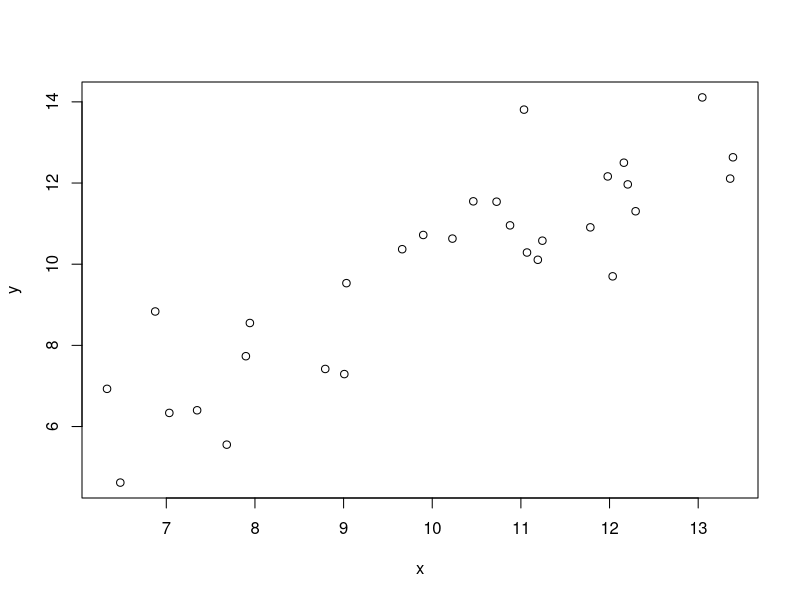
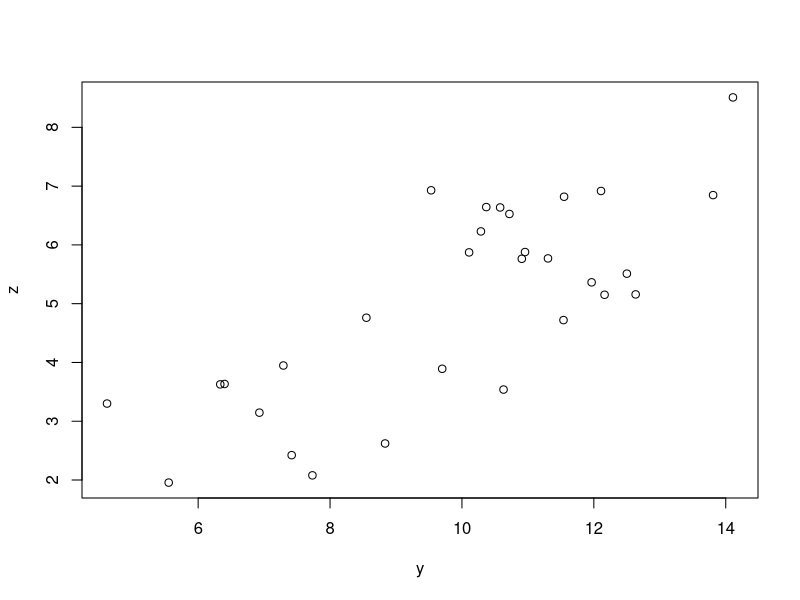
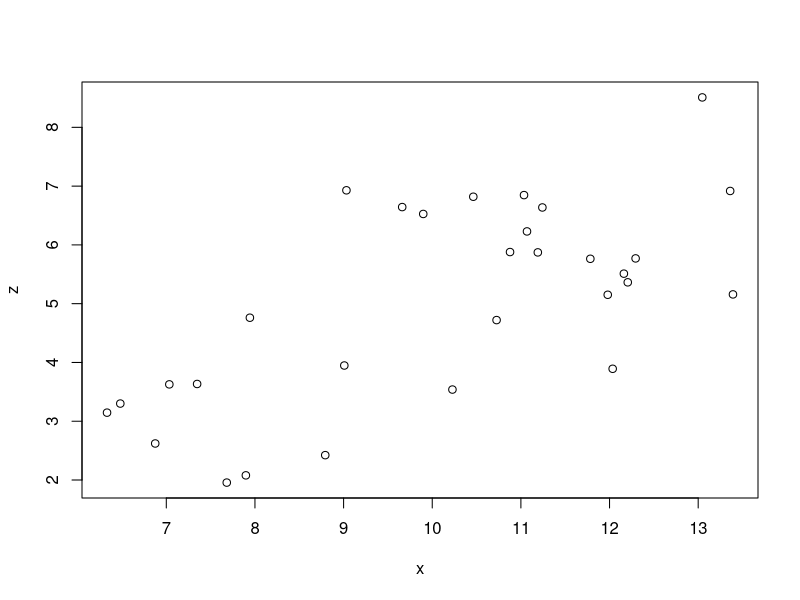

Recreate these plots in R, in order.
## ---- chunk 1
#| echo: false

rm(list=ls())


## ---- chunk 2
#| echo: true
#| output-location: fragment


x <- rnorm(30,10,2)
y <- x + rnorm(30,0,1)
z <- y*.5 + rnorm(30,0,1)
cor(x,y)
cor(y,z)
cor(x,z)
plot(x,y)
plot(y,z)
plot(x,z)
